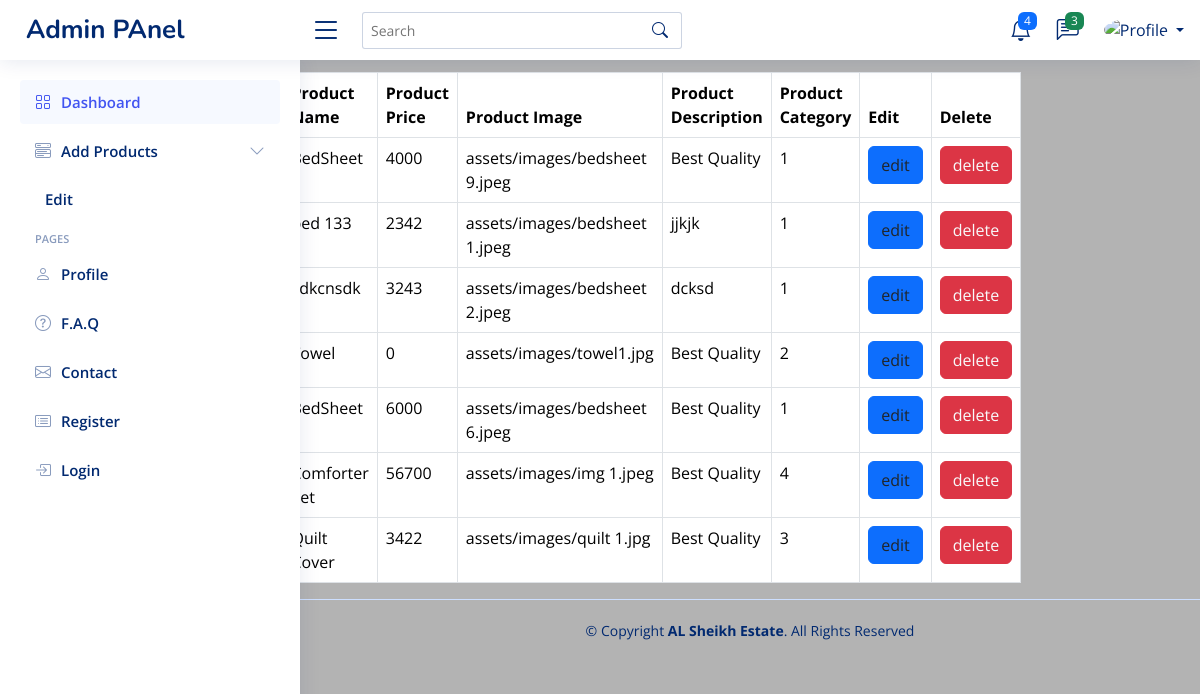
/NiceAdmin/prod_table.php, run on the app's committed database.
### tables this page shows
CREATE TABLE `products` (
  `prod_id` int(11) NOT NULL,
  `prodname` varchar(100) NOT NULL,
  `prodprice` int(11) NOT NULL,
  `prodimage` varchar(255) NOT NULL,
  `Prod_Desc` varchar(255) NOT NULL,
  `Prod_Category` int(11) DEFAULT NULL
);

### NiceAdmin/prod_table.php (the view)
<?php
include("header.php");
include("config.php");
$query = "SELECT * FROM products";
$result = mysqli_query($conn,$query);
?>
    <table class = "table table-bordered p-5 w-50 mx-auto mt-5  table-hover ">
        <thead>
            <tr>
                <br>
                <th>Product_ID</th>
                    <th>Product Name</th>
                    <th>Product Price</th>
                    <th>Product Image</th>
                    <th>Product Description</th>
                    <th>Product Category</th>
                    <th>Edit</th>
                    <th>Delete</th>
            </tr>
        </thead>
        <tbody>
            <?php
            while($data = mysqli_fetch_assoc($result)){
                ?>
                <tr >
                <td><?php echo $data ["prod_id"]; ?></td>
                <td><?php echo $data ["prodname"]; ?></td>
                <td><?php echo $data ["prodprice"]; ?></td>
                <td><?php echo $data ["prodimage"]; ?></td>
                <td><?php echo $data ["Prod_Desc"]; ?></td>
                <td><?php echo $data ["Prod_Category"]; ?></td>
                <td><button class="btn btn-primary "><a class="text-dark"  onclick="return confirm('are you sure product edit')" href="edit_product.php?id=<?php echo $data["prod_id"]; ?>" >edit</a></button></td>
                <td><button class="btn btn-danger "><a class="text-light"  onclick="return confirm('are you sure product delete')" href="delete_product.php?id=<?php echo $data["prod_id"]; ?>" >delete</a></button></td>
                </tr>
                <?php
            }
            ?>
        </tbody>
    </table>
</body>
<?php
include("footer.php");
?>
</html>

### NiceAdmin/assets/css/style.css (style rules this page uses)
:root { scroll-behavior: smooth; }
body { font-family: "Open Sans", sans-serif; background: #b3b3b3; color: #444444; }
a { color: #4154f1; text-decoration: none; }

### data on the page
products: prodname "BedSheet", prodprice "4000", prodimage "assets/images/bedsheet 9.jpeg", Prod_Desc "Best Quality", Prod_Category "1"
products: prodname "bed 133", prodprice "2342", prodimage "assets/images/bedsheet 1.jpeg", Prod_Desc "jjkjk", Prod_Category "1"
products: prodname "sdkcnsdk", prodprice "3243", prodimage "assets/images/bedsheet 2.jpeg", Prod_Desc "dcksd", Prod_Category "1"
products: prodname "Towel", prodprice "0", prodimage "assets/images/towel1.jpg", Prod_Desc "Best Quality", Prod_Category "2"
products: prodname "BedSheet", prodprice "6000", prodimage "assets/images/bedsheet 6.jpeg", Prod_Desc "Best Quality", Prod_Category "1"
products: prodname "Comforter Set", prodprice "56700", prodimage "assets/images/img 1.jpeg", Prod_Desc "Best Quality", Prod_Category "4"
products: prodname "Quilt Cover", prodprice "3422", prodimage "assets/images/quilt 1.jpg", Prod_Desc "Best Quality", Prod_Category "3"
